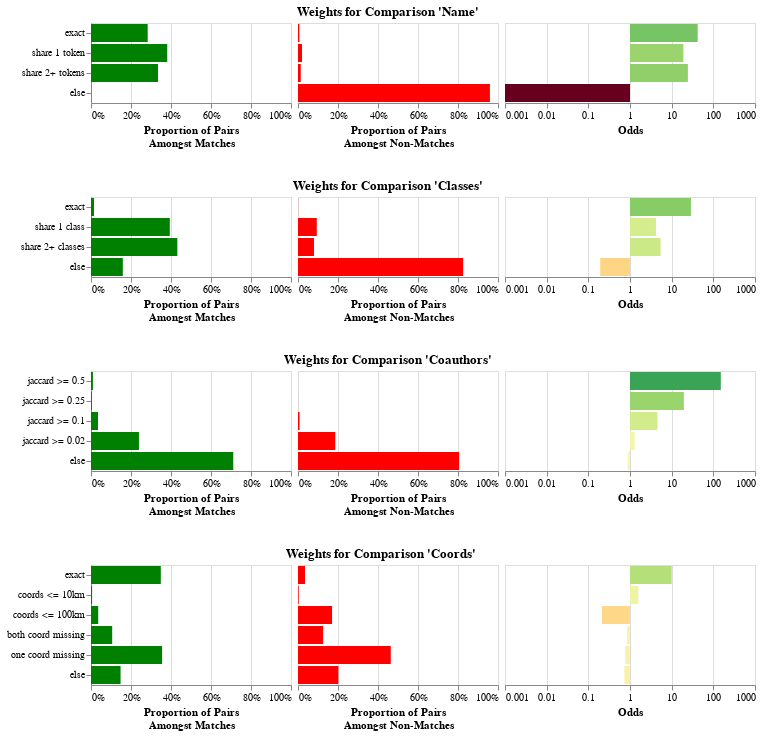

Notebook code for this chart:
### Markdown cell above
The result above is the blocked table, with a column added for every `Comparison`.
The value of each column is the level that the record pair matched at.
For example, there is now a "Name" column,
filled with values like "exact", "share 1 token", etc.

Now that we have our features, we can use the Fellegi-Sunter model to train weights
for each of these features. This is a probabilistic model that is based on the concept
of odds. When you see an exact match on name, that increases the odds of a match
by some amount, maybe 10x. When you see a non-match on name, that decreases the odds
of a match by some amount, maybe 0.1x. We can either train this from labeled data,
or we can use unlabeled data using an algorithm called "Expectation Maximization".

### Code cell
from mismo.fs import train_comparisons_using_em  # noqa: E402

weights = train_comparisons_using_em(
    comparisons, featured, featured, max_pairs=100_000, seed=42
)
# Can save and load weights
# weights.to_json("weights.json")
# weights = ComparisonWeights.from_json("weights.json")
weights.plot()

### Figure 1 — Vega-Lite specification as saved in the notebook (floating-point values rounded to 4 significant figures)
{"config": {"view": {"continuousWidth": 300, "continuousHeight": 300}}, "vconcat": [{"hconcat": [{"data": {"name": "data-7fdd75a31f2d3766cab15307810d5738"}, "mark": {"type": "bar"}, "encoding": {"color": {"value": "green"}, "tooltip": [{"field": "level", "title": "Level", "type": "nominal"}, {"field": "m", "format": "%", "title": "Proportion Amongst Matching Pairs", "type": "quantitative"}, {"field": "u", "format": "%", "title": "Proportion Amongst Non-Matching Pairs", "type": "quantitative"}, {"field": "odds", "format": "f", "title": "Odds", "type": "quantitative"}, {"field": "explanation", "title": "Explanation", "type": "nominal"}], "x": {"axis": {"format": "%"}, "field": "m", "scale": {"domain": [0, 1]}, "title": ["Proportion of Pairs", "Amongst Matches"], "type": "quantitative"}, "y": {"axis": {}, "field": "level", "sort": {"field": "level_order"}, "title": null, "type": "nominal"}}, "name": "view_2", "width": 200}, {"data": {"name": "data-7fdd75a31f2d3766cab15307810d5738"}, "mark": {"type": "bar"}, "encoding": {"color": {"value": "red"}, "tooltip": [{"field": "level", "title": "Level", "type": "nominal"}, {"field": "m", "format": "%", "title": "Proportion Amongst Matching Pairs", "type": "quantitative"}, {"field": "u", "format": "%", "title": "Proportion Amongst Non-Matching Pairs", "type": "quantitative"}, {"field": "odds", "format": "f", "title": "Odds", "type": "quantitative"}, {"field": "explanation", "title": "Explanation", "type": "nominal"}], "x": {"axis": {"format": "%"}, "field": "u", "scale": {"domain": [0, 1]}, "title": ["Proportion of Pairs", "Amongst Non-Matches"], "type": "quantitative"}, "y": {"axis": null, "field": "level", "sort": {"field": "level_order"}, "title": null, "type": "nominal"}}, "name": "view_3", "width": 200}, {"data": {"name": "data-7fdd75a31f2d3766cab15307810d5738"}, "mark": {"type": "bar"}, "encoding": {"color": {"field": "log_odds", "legend": null, "scale": {"domainMax": 3, "domainMid": 0, "domainMin": -3, "scheme": "redyellowgreen"}, "title": "Log Odds", "type": "quantitative"}, "tooltip": [{"field": "level", "title": "Level", "type": "nominal"}, {"field": "m", "format": "%", "title": "Proportion Amongst Matching Pairs", "type": "quantitative"}, {"field": "u", "format": "%", "title": "Proportion Amongst Non-Matching Pairs", "type": "quantitative"}, {"field": "odds", "format": "f", "title": "Odds", "type": "quantitative"}, {"field": "explanation", "title": "Explanation", "type": "nominal"}], "x": {"axis": {"labelExpr": "pow(10,datum.value)"}, "field": "log_odds", "scale": {"domain": [-3, 3]}, "title": "Odds", "type": "quantitative"}, "y": {"axis": null, "field": "level", "sort": {"field": "level_order"}, "title": null, "type": "nominal"}}, "name": "view_4", "width": 250}], "spacing": 5, "title": {"text": "Weights for Comparison 'Name'", "anchor": "middle"}}, {"hconcat": [{"data": {"name": "data-11a5a3ae805aa72ee9497ec828cf00bf"}, "mark": {"type": "bar"}, "encoding": {"color": {"value": "green"}, "tooltip": [{"field": "level", "title": "Level", "type": "nominal"}, {"field": "m", "format": "%", "title": "Proportion Amongst Matching Pairs", "type": "quantitative"}, {"field": "u", "format": "%", "title": "Proportion Amongst Non-Matching Pairs", "type": "quantitative"}, {"field": "odds", "format": "f", "title": "Odds", "type": "quantitative"}, {"field": "explanation", "title": "Explanation", "type": "nominal"}], "x": {"axis": {"format": "%"}, "field": "m", "scale": {"domain": [0, 1]}, "title": ["Proportion of Pairs", "Amongst Matches"], "type": "quantitative"}, "y": {"axis": {}, "field": "level", "sort": {"field": "level_order"}, "title": null, "type": "nominal"}}, "name": "view_5", "width": 200}, {"data": {"name": "data-11a5a3ae805aa72ee9497ec828cf00bf"}, "mark": {"type": "bar"}, "encoding": {"color": {"value": "red"}, "tooltip": [{"field": "level", "title": "Level", "type": "nominal"}, {"field": "m", "format": "%", "title": "Proportion Amongst Matching Pairs", "type": "quantitative"}, {"field": "u", "format": "%", "title": "Proportion Amongst Non-Matching Pairs", "type": "quantitative"}, {"field": "odds", "format": "f", "title": "Odds", "type": "quantitative"}, {"field": "explanation", "title": "Explanation", "type": "nominal"}], "x": {"axis": {"format": "%"}, "field": "u", "scale": {"domain": [0, 1]}, "title": ["Proportion of Pairs", "Amongst Non-Matches"], "type": "quantitative"}, "y": {"axis": null, "field": "level", "sort": {"field": "level_order"}, "title": null, "type": "nominal"}}, "name": "view_6", "width": 200}, {"data": {"name": "data-11a5a3ae805aa72ee9497ec828cf00bf"}, "mark": {"type": "bar"}, "encoding": {"color": {"field": "log_odds", "legend": null, "scale": {"domainMax": 3, "domainMid": 0, "domainMin": -3, "scheme": "redyellowgreen"}, "title": "Log Odds", "type": "quantitative"}, "tooltip": [{"field": "level", "title": "Level", "type": "nominal"}, {"field": "m", "format": "%", "title": "Proportion Amongst Matching Pairs", "type": "quantitative"}, {"field": "u", "format": "%", "title": "Proportion Amongst Non-Matching Pairs", "type": "quantitative"}, {"field": "odds", "format": "f", "title": "Odds", "type": "quantitative"}, {"field": "explanation", "title": "Explanation", "type": "nominal"}], "x": {"axis": {"labelExpr": "pow(10,datum.value)"}, "field": "log_odds", "scale": {"domain": [-3, 3]}, "title": "Odds", "type": "quantitative"}, "y": {"axis": null, "field": "level", "sort": {"field": "level_order"}, "title": null, "type": "nominal"}}, "name": "view_7", "width": 250}], "spacing": 5, "title": {"text": "Weights for Comparison 'Classes'", "anchor": "middle"}}, {"hconcat": [{"data": {"name": "data-9e6dab79c4ad98246c0392b84242cca8"}, "mark": {"type": "bar"}, "encoding": {"color": {"value": "green"}, "tooltip": [{"field": "level", "title": "Level", "type": "nominal"}, {"field": "m", "format": "%", "title": "Proportion Amongst Matching Pairs", "type": "quantitative"}, {"field": "u", "format": "%", "title": "Proportion Amongst Non-Matching Pairs", "type": "quantitative"}, {"field": "odds", "format": "f", "title": "Odds", "type": "quantitative"}, {"field": "explanation", "title": "Explanation", "type": "nominal"}], "x": {"axis": {"format": "%"}, "field": "m", "scale": {"domain": [0, 1]}, "title": ["Proportion of Pairs", "Amongst Matches"], "type": "quantitative"}, "y": {"axis": {}, "field": "level", "sort": {"field": "level_order"}, "title": null, "type": "nominal"}}, "name": "view_8", "width": 200}, {"data": {"name": "data-9e6dab79c4ad98246c0392b84242cca8"}, "mark": {"type": "bar"}, "encoding": {"color": {"value": "red"}, "tooltip": [{"field": "level", "title": "Level", "type": "nominal"}, {"field": "m", "format": "%", "title": "Proportion Amongst Matching Pairs", "type": "quantitative"}, {"field": "u", "format": "%", "title": "Proportion Amongst Non-Matching Pairs", "type": "quantitative"}, {"field": "odds", "format": "f", "title": "Odds", "type": "quantitative"}, {"field": "explanation", "title": "Explanation", "type": "nominal"}], "x": {"axis": {"format": "%"}, "field": "u", "scale": {"domain": [0, 1]}, "title": ["Proportion of Pairs", "Amongst Non-Matches"], "type": "quantitative"}, "y": {"axis": null, "field": "level", "sort": {"field": "level_order"}, "title": null, "type": "nominal"}}, "name": "view_9", "width": 200}, {"data": {"name": "data-9e6dab79c4ad98246c0392b84242cca8"}, "mark": {"type": "bar"}, "encoding": {"color": {"field": "log_odds", "legend": null, "scale": {"domainMax": 3, "domainMid": 0, "domainMin": -3, "scheme": "redyellowgreen"}, "title": "Log Odds", "type": "quantitative"}, "tooltip": [{"field": "level", "title": "Level", "type": "nominal"}, {"field": "m", "format": "%", "title": "Proportion Amongst Matching Pairs", "type": "quantitative"}, {"field": "u", "format": "%", "title": "Proportion Amongst Non-Matching Pairs", "type": "quantitative"}, {"field": "odds", "format": "f", "title": "Odds", "type": "quantitative"}, {"field": "explanation", "title": "Explanation", "type": "nominal"}], "x": {"axis": {"labelExpr": "pow(10,datum.value)"}, "field": "log_odds", "scale": {"domain": [-3, 3]}, "title": "Odds", "type": "quantitative"}, "y": {"axis": null, "field": "level", "sort": {"field": "level_order"}, "title": null, "type": "nominal"}}, "name": "view_10", "width": 250}], "spacing": 5, "title": {"text": "Weights for Comparison 'Coauthors'", "anchor": "middle"}}, {"hconcat": [{"data": {"name": "data-3333b515380875a7433b57d3987e6920"}, "mark": {"type": "bar"}, "encoding": {"color": {"value": "green"}, "tooltip": [{"field": "level", "title": "Level", "type": "nominal"}, {"field": "m", "format": "%", "title": "Proportion Amongst Matching Pairs", "type": "quantitative"}, {"field": "u", "format": "%", "title": "Proportion Amongst Non-Matching Pairs", "type": "quantitative"}, {"field": "odds", "format": "f", "title": "Odds", "type": "quantitative"}, {"field": "explanation", "title": "Explanation", "type": "nominal"}], "x": {"axis": {"format": "%"}, "field": "m", "scale": {"domain": [0, 1]}, "title": ["Proportion of Pairs", "Amongst Matches"], "type": "quantitative"}, "y": {"axis": {}, "field": "level", "sort": {"field": "level_order"}, "title": null, "type": "nominal"}}, "name": "view_11", "width": 200}, {"data": {"name": "data-3333b515380875a7433b57d3987e6920"}, "mark": {"type": "bar"}, "encoding": {"color": {"value": "red"}, "tooltip": [{"field": "level", "title": "Level", "type": "nominal"}, {"field": "m", "format": "%", "title": "Proportion Amongst Matching Pairs", "type": "quantitative"}, {"field": "u", "format": "%", "title": "Proportion Amongst Non-Matching Pairs", "type": "quantitative"}, {"field": "odds", "format": "f", "title": "Odds", "type": "quantitative"}, {"field": "explanation", "title": "Explanation", "type": "nominal"}], "x": {"axis": {"format": "%"}, "field": "u", "scale": {"domain": [0, 1]}, "title": ["Proportion of Pairs", "Amongst Non-Matches"], "type": "quantitative"}, "y": {"axis": null, "field": "level", "sort": {"field": "level_order"}, "title": null, "type": "nominal"}}, "name": "view_12", "width": 200}, {"data": {"name": "data-3333b515380875a7433b57d3987e6920"}, "mark": {"type": "bar"}, "encoding": {"color": {"field": "log_odds", "legend": null, "scale": {"domainMax": 3, "domainMid": 0, "domainMin": -3, "scheme": "redyellowgreen"}, "title": "Log Odds", "type": "quantitative"}, "tooltip": [{"field": "level", "title": "Level", "type": "nominal"}, {"field": "m", "format": "%", "title": "Proportion Amongst Matching Pairs", "type": "quantitative"}, {"field": "u", "format": "%", "title": "Proportion Amongst Non-Matching Pairs", "type": "quantitative"}, {"field": "odds", "format": "f", "title": "Odds", "type": "quantitative"}, {"field": "explanation", "title": "Explanation", "type": "nominal"}], "x": {"axis": {"labelExpr": "pow(10,datum.value)"}, "field": "log_odds", "scale": {"domain": [-3, 3]}, "title": "Odds", "type": "quantitative"}, "y": {"axis": null, "field": "level", "sort": {"field": "level_order"}, "title": null, "type": "nominal"}}, "name": "view_13", "width": 250}], "spacing": 5, "title": {"text": "Weights for Comparison 'Coords'", "anchor": "middle"}}], "params": [{"name": "param_2", "select": {"type": "interval", "encodings": ["x", "y"]}, "bind": "scales", "views": ["view_2", "view_3", "view_4", "view_5", "view_6", "view_7", "view_8", "view_9", "view_10", "view_11", "view_12", "view_13"]}], "spacing": 30, "$schema": "https://vega.github.io/schema/vega-lite/v5.16.3.json", "datasets": {"data-7fdd75a31f2d3766cab15307810d5738": [{"level": "exact", "m": 0.2835, "u": 0.006727, "odds": 42.14, "log_odds": 1.625, "level_order": 0, "explanation": "Seeing this level makes the odds of a match 42.141 times more likely"}, {"level": "share 1 token", "m": 0.3812, "u": 0.01996, "odds": 19.1, "log_odds": 1.281, "level_order": 1, "explanation": "Seeing this level makes the odds of a match 19.098 times more likely"}, {"level": "share 2+ tokens", "m": 0.3352, "u": 0.01368, "odds": 24.51, "log_odds": 1.389, "level_order": 2, "explanation": "Seeing this level makes the odds of a match 24.506 times more likely"}, {"level": "else", "m": 0.0001524, "u": 0.9596, "odds": 0.0001588, "log_odds": -3.799, "level_order": 3, "explanation": "Seeing this level makes the odds of a match 6,296.174 times less likely"}], "data-11a5a3ae805aa72ee9497ec828cf00bf": [{"level": "exact", "m": 0.01509, "u": 0.0005191, "odds": 29.07, "log_odds": 1.463, "level_order": 0, "explanation": "Seeing this level makes the odds of a match 29.072 times more likely"}, {"level": "share 1 class", "m": 0.3941, "u": 0.0939, "odds": 4.197, "log_odds": 0.6229, "level_order": 1, "explanation": "Seeing this level makes the odds of a match 4.197 times more likely"}, {"level": "share 2+ classes", "m": 0.4317, "u": 0.07981, "odds": 5.409, "log_odds": 0.7332, "level_order": 2, "explanation": "Seeing this level makes the odds of a match 5.409 times more likely"}, {"level": "else", "m": 0.1591, "u": 0.8258, "odds": 0.1927, "log_odds": -0.7151, "level_order": 3, "explanation": "Seeing this level makes the odds of a match 5.189 times less likely"}], "data-9e6dab79c4ad98246c0392b84242cca8": [{"level": "jaccard >= 0.5", "m": 0.009604, "u": 6.356e-05, "odds": 151.1, "log_odds": 2.179, "level_order": 0, "explanation": "Seeing this level makes the odds of a match 151.085 times more likely"}, {"level": "jaccard >= 0.25", "m": 0.004573, "u": 0.0002331, "odds": 19.62, "log_odds": 1.293, "level_order": 1, "explanation": "Seeing this level makes the odds of a match 19.621 times more likely"}, {"level": "jaccard >= 0.1", "m": 0.03491, "u": 0.007649, "odds": 4.564, "log_odds": 0.6593, "level_order": 2, "explanation": "Seeing this level makes the odds of a match 4.564 times more likely"}, {"level": "jaccard >= 0.02", "m": 0.2396, "u": 0.1863, "odds": 1.286, "log_odds": 0.1093, "level_order": 3, "explanation": "Seeing this level makes the odds of a match 1.286 times more likely"}, {"level": "else", "m": 0.7113, "u": 0.8057, "odds": 0.8828, "log_odds": -0.05415, "level_order": 4, "explanation": "Seeing this level makes the odds of a match 1.133 times less likely"}], "data-3333b515380875a7433b57d3987e6920": [{"level": "exact", "m": 0.3491, "u": 0.03487, "odds": 10.01, "log_odds": 1.001, "level_order": 0, "explanation": "Seeing this level makes the odds of a match 10.012 times more likely"}, {"level": "coords <= 10km", "m": 0.005488, "u": 0.003464, "odds": 1.584, "log_odds": 0.1998, "level_order": 1, "explanation": "Seeing this level makes the odds of a match 1.584 times more likely"}, {"level": "coords <= 100km", "m": 0.03613, "u": 0.1703, "odds": 0.2121, "log_odds": -0.6734, "level_order": 2, "explanation": "Seeing this level makes the odds of a match 4.714 times less likely"}, {"level": "both coord missing", "m": 0.1059, "u": 0.1258, "odds": 0.8423, "log_odds": -0.07454, "level_order": 3, "explanation": "Seeing this level makes the odds of a match 1.187 times less likely"}, {"level": "one coord missing", "m": 0.3555, "u": 0.4638, "odds": 0.7665, "log_odds": -0.1155, "level_order": 4, "explanation": "Seeing this level makes the odds of a match 1.305 times less likely"}, {"level": "else", "m": 0.1479, "u": 0.2018, "odds": 0.7327, "log_odds": -0.1351, "level_order": 5, "explanation": "Seeing this level makes the odds of a match 1.365 times less likely"}]}}
